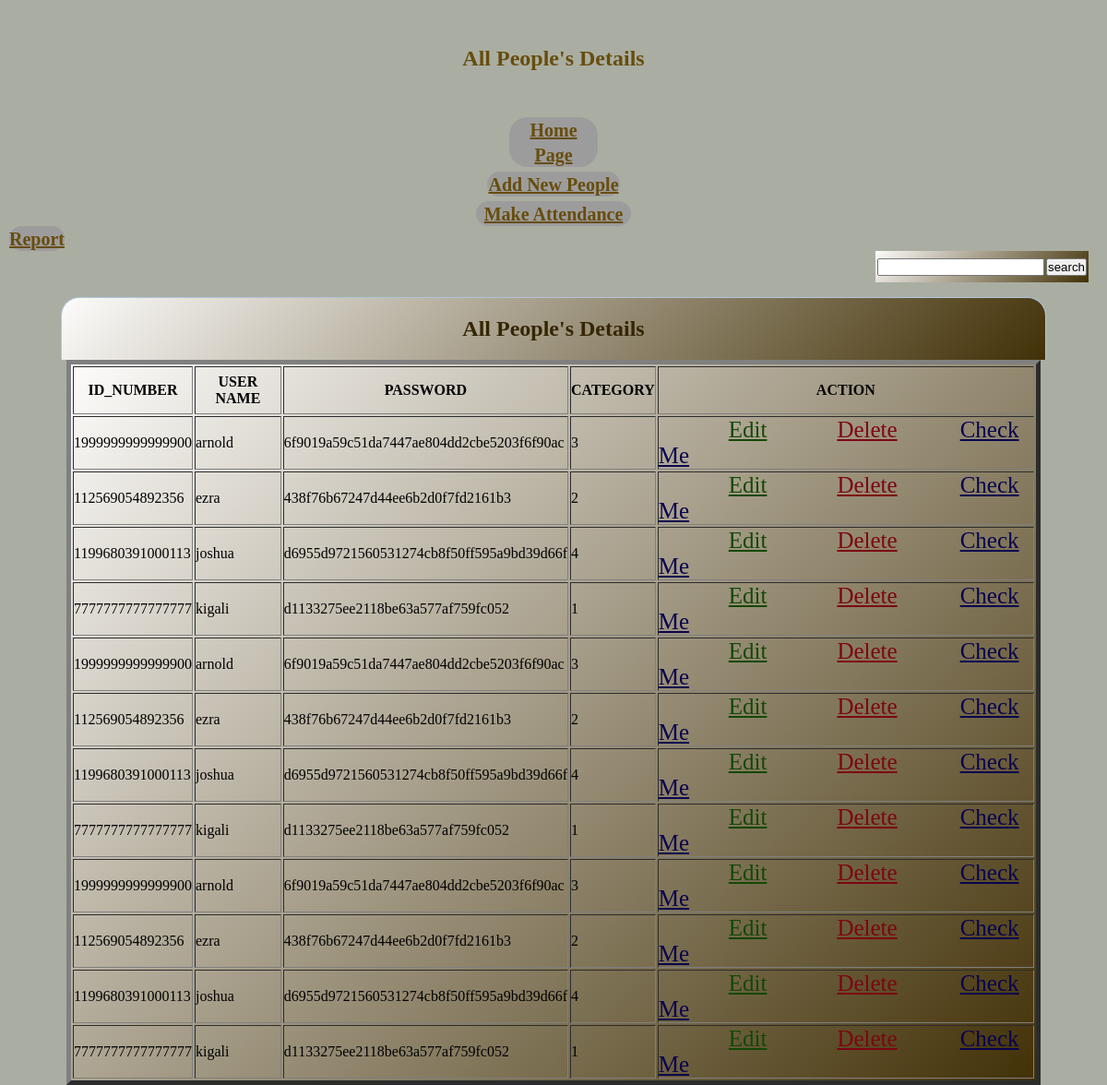
The page /umuganda_project/admin/user_check.php on the database its author committed.
### tables this page shows
CREATE TABLE `users` (
  `id_number` varchar(16) NOT NULL,
  `username` varchar(100) NOT NULL,
  `password` varchar(100) NOT NULL,
  `level` varchar(255) NOT NULL
);

### umuganda_project/admin/user_check.php (the view, shortened to what this page needs)
<?php
require 'connection.php';
$sql="SELECT * FROM users where id_number like ?";
$statement = $db->prepare($sql);
$search = $_POST['search'];
$statement->execute(array("%$search%"));
$people = $statement->fetchAll(PDO::FETCH_OBJ);
$sql1="SELECT * FROM users where username like ?";
$statement1 = $db->prepare($sql1);
$search1 = $_POST['search'];
$statement1->execute(array("%$search1%"));
$people1 = $statement1->fetchAll(PDO::FETCH_OBJ);
$sql2="SELECT * FROM users where level like ?";
$statement2 = $db->prepare($sql2);
$search2 = $_POST['search'];
$statement2->execute(array("%$search2%"));
$people2 = $statement2->fetchAll(PDO::FETCH_OBJ);
?>
<!DOCTYPE html>
<html>
<head>
</head>
<body style="
        background: #aaaea2;">
<div class="header"><h2>All People's Details</h2></div>
<div class="reg" style="width: 8%; ">
<h2>
<a onclick="return confirm('Are you sure !! You want Move ?')" style="color: #674d0d; font-size: 20px; " href="../index.php" >Home Page </a>
</h2>
  </div>
  <div class="reg" style="width: 12%; ">
<h2>
  <a onclick="return confirm('Are you sure !! You want to add new people ?')" style="color: #674d0d; font-size: 20px; " href="umuganda_form1.php" >Add New People</a>
</h2>
  </div> </div>
  <div class="reg" style="width: 14%; ">
<h2>
  <a onclick="return confirm('Are you sure !! You want to Make Attendance ?')" style="color: #674d0d; font-size: 20px; " href="attendance.php" >Make Attendance</a>
</h2>
  </div>
   <div class="regs" style="width: 5%; ">
<h2>
  <a onclick="return confirm('Are you sure you want to print report ?')" href="people_details_report.php"style="color: #674d0d; font-size: 20px; " >Report</a>
</h2>
</div>
<form method="post" action="user_check.php" style="float: right;margin-right: 20px">
<table border=0>
<tr> <td><input type="text" name="search"></td>
<td><input type="submit" name="search2" value="search"></td></tr>
</table>
</form>
  <div class="all_mentors" style="width: 85.5%">
<h2>All People's Details</h2>
  </div>
  <table class="table"style="width: 88%" border="5" align="center" >
<tr class="tr">
<th class="th"> ID_NUMBER </th>
<th class="th"> USER NAME </th>
<th class="th"> PASSWORD </th>
<th class="th"> CATEGORY </th>
<th class="th"> ACTION </th>
</tr>
<?php foreach($people as $person): ?>
          <tr>
            <td><?= $person->id_number; ?></td>
            <td><?= $person->username; ?></td>
            <td><?= $person->password; ?></td>
            <td><?= $person->level; ?></td>
            <td>&nbsp&nbsp&nbsp&nbsp&nbsp&nbsp&nbsp&nbsp&nbsp&nbsp&nbsp&nbsp&nbsp&nbsp&nbsp&nbsp&nbsp&nbsp
              <a style="color: #134805; font-size: 25px;" onclick="return confirm('Are you sure you want to Edit this User?')" href="user_edit.php?id_number=<?= $person->id_number ?>" class="btn btn-info">Edit</a>
              <a style="color: #7d0511;font-size: 25px;" onclick="return confirm('Are you sure you want to delete this User?')" href="user_delete.php?id_number=<?= $person->id_number ?>" class='btn btn-danger'>Delete</a>&nbsp&nbsp&nbsp&nbsp&nbsp&nbsp&nbsp&nbsp&nbsp&nbsp&nbsp&nbsp&nbsp&nbsp&nbsp&nbsp
              <a style="color: #08024f;font-size: 25px;" onclick="return confirm('Are you sure you want to Check this User?')" href="user_check.php?id_number=<?= $person->id_number ?>" class='btn btn-danger'>Check Me</a>
            </td>
          </tr>
        <?php endforeach; ?>
<?php foreach($people1 as $person1): ?>
          <tr>
            <td><?= $person1->id_number; ?></td>
            <td><?= $person1->username; ?></td>
            <td><?= $person1->password; ?></td>
            <td><?= $person1->level; ?></td>
            <td>&nbsp&nbsp&nbsp&nbsp&nbsp&nbsp&nbsp&nbsp&nbsp&nbsp&nbsp&nbsp&nbsp&nbsp&nbsp&nbsp&nbsp&nbsp
              <a style="color: #134805; font-size: 25px;" onclick="return confirm('Are you sure you want to Edit this User?')" href="user_edit.php?id_number=<?= $person1->id_number ?>" class="btn btn-info">Edit</a>
              <a style="color: #7d0511;font-size: 25px;" onclick="return confirm('Are you sure you want to delete this User?')" href="user_delete.php?id_number=<?= $person1->id_number ?>" class='btn btn-danger'>Delete</a>&nbsp&nbsp&nbsp&nbsp&nbsp&nbsp&nbsp&nbsp&nbsp&nbsp&nbsp&nbsp&nbsp&nbsp&nbsp&nbsp
              <a style="color: #08024f;font-size: 25px;" onclick="return confirm('Are you sure you want to Check this User?')" href="user_check.php?id_number=<?= $person1->id_number ?>" class='btn btn-danger'>Check Me</a>
            </td>
          </tr>
        <?php endforeach; ?>
<?php foreach($people2 as $person2): ?>
          <tr>
            <td><?= $person2->id_number; ?></td>
            <td><?= $person2->username; ?></td>
            <td><?= $person2->password; ?></td>
            <td><?= $person2->level; ?></td>
            <td>&nbsp&nbsp&nbsp&nbsp&nbsp&nbsp&nbsp&nbsp&nbsp&nbsp&nbsp&nbsp&nbsp&nbsp&nbsp&nbsp&nbsp&nbsp
              <a style="color: #134805; font-size: 25px;" onclick="return confirm('Are you sure you want to Edit this User?')" href="user_edit.php?id_number=<?= $person2->id_number ?>" class="btn btn-info">Edit</a>
              <a style="color: #7d0511;font-size: 25px;" onclick="return confirm('Are you sure you want to delete this User?')" href="user_delete.php?id_number=<?= $person2->id_number ?>" class='btn btn-danger'>Delete</a>&nbsp&nbsp&nbsp&nbsp&nbsp&nbsp&nbsp&nbsp&nbsp&nbsp&nbsp&nbsp&nbsp&nbsp&nbsp&nbsp
              <a style="color: #08024f;font-size: 25px;" onclick="return confirm('Are you sure you want to Check this User?')" href="user_check.php?id_number=<?= $person2->id_number ?>" class='btn btn-danger'>Check Me</a>
            </td>
          </tr>
        <?php endforeach; ?>
</table>
</body>
</html>

### umuganda_project/admin/user_check.php (style rules this page uses)
* { margin: 0px; padding: 0px; }
.header { margin: 50px auto; color: #674d0d; text-align: center; font-family: "Times New Roman", Times, serif; }
.reg { margin: 5px auto 0px; color: white; background-color: #9d9c9c; text-align: center; border-bottom: none; border-radius: 20px 20px 20px 20px; }
.regs { margin-left: 10px; color: white; background-color: #9d9c9c; text-align: center; border-bottom: none; border-radius: 20px 20px 20px 20px; }
.all_mentors { margin: 50px auto 0px; color: #352603; background-image: linear-gradient(135deg, #fdfcfb 0%, #423107 100%); text-align: center; border: 1px solid #B0C4DE; border-bottom: none;; border-radius: 20px 20px 0px 0px; padding: 20px; }
table { background-image: linear-gradient(135deg, #fdfcfb 0%, #423107 100%); margin: auto; }
table th { height: 50px; }
table tr { height: 30px; }

### rows shown on the page
users: id_number "1999999999999900", username "arnold", password "6f9019a59c51da7447ae804dd2cbe5203f6f90ac", level "3"
users: id_number "112569054892356", username "ezra", password "438f76b67247d44ee6b2d0f7fd2161b3", level "2"
users: id_number "1199680391000113", username "joshua", password "d6955d9721560531274cb8f50ff595a9bd39d66f", level "4"
users: id_number "7777777777777777", username "kigali", password "d1133275ee2118be63a577af759fc052", level "1"
